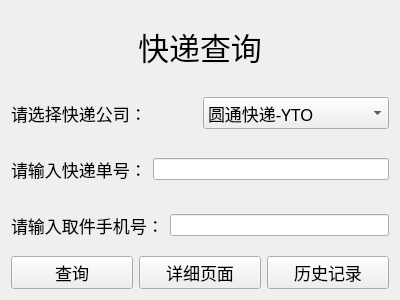
<?xml version="1.0" encoding="UTF-8"?>
<ui version="4.0">
 <class>Form</class>
 <widget class="QWidget" name="Form">
  <property name="geometry">
   <rect>
    <x>0</x>
    <y>0</y>
    <width>400</width>
    <height>300</height>
   </rect>
  </property>
  <property name="windowTitle">
   <string>Form</string>
  </property>
  <layout class="QVBoxLayout" name="verticalLayout_2">
   <item>
    <layout class="QHBoxLayout" name="horizontalLayout">
     <item>
      <widget class="QLabel" name="label">
       <property name="font">
        <font>
         <pointsize>23</pointsize>
        </font>
       </property>
       <property name="text">
        <string>快递查询</string>
       </property>
       <property name="alignment">
        <set>Qt::AlignCenter</set>
       </property>
      </widget>
     </item>
    </layout>
   </item>
   <item>
    <layout class="QHBoxLayout" name="horizontalLayout_4">
     <item>
      <widget class="QLabel" name="label_3">
       <property name="enabled">
        <bool>true</bool>
       </property>
       <property name="minimumSize">
        <size>
         <width>0</width>
         <height>50</height>
        </size>
       </property>
       <property name="font">
        <font>
         <family>宋体</family>
         <pointsize>13</pointsize>
        </font>
       </property>
       <property name="text">
        <string>请选择快递公司：</string>
       </property>
      </widget>
     </item>
     <item>
      <widget class="QComboBox" name="comboBox_cpCode">
       <property name="font">
        <font>
         <family>宋体</family>
         <pointsize>13</pointsize>
        </font>
       </property>
       <item>
        <property name="text">
         <string>圆通快递-YTO</string>
        </property>
       </item>
       <item>
        <property name="text">
         <string>中通快递</string>
        </property>
       </item>
       <item>
        <property name="text">
         <string>申通快递</string>
        </property>
       </item>
      </widget>
     </item>
    </layout>
   </item>
   <item>
    <layout class="QHBoxLayout" name="horizontalLayout_2">
     <item>
      <widget class="QLabel" name="label_2">
       <property name="minimumSize">
        <size>
         <width>0</width>
         <height>50</height>
        </size>
       </property>
       <property name="font">
        <font>
         <family>宋体</family>
         <pointsize>13</pointsize>
        </font>
       </property>
       <property name="text">
        <string>请输入快递单号：</string>
       </property>
      </widget>
     </item>
     <item>
      <widget class="QLineEdit" name="lineEdit_mailNo"/>
     </item>
    </layout>
   </item>
   <item>
    <layout class="QHBoxLayout" name="horizontalLayout_3">
     <item>
      <widget class="QLabel" name="label_4">
       <property name="minimumSize">
        <size>
         <width>0</width>
         <height>50</height>
        </size>
       </property>
       <property name="font">
        <font>
         <family>宋体</family>
         <pointsize>13</pointsize>
        </font>
       </property>
       <property name="text">
        <string>请输入取件手机号：</string>
       </property>
      </widget>
     </item>
     <item>
      <widget class="QLineEdit" name="lineEdit_tel"/>
     </item>
    </layout>
   </item>
   <item>
    <layout class="QHBoxLayout" name="horizontalLayout_5">
     <item>
      <widget class="QPushButton" name="pushButton_inquiry">
       <property name="minimumSize">
        <size>
         <width>0</width>
         <height>30</height>
        </size>
       </property>
       <property name="font">
        <font>
         <family>宋体</family>
         <pointsize>13</pointsize>
        </font>
       </property>
       <property name="text">
        <string>查询</string>
       </property>
      </widget>
     </item>
     <item>
      <widget class="QPushButton" name="pushButton_detail">
       <property name="minimumSize">
        <size>
         <width>0</width>
         <height>30</height>
        </size>
       </property>
       <property name="font">
        <font>
         <family>宋体</family>
         <pointsize>13</pointsize>
        </font>
       </property>
       <property name="text">
        <string>详细页面</string>
       </property>
      </widget>
     </item>
     <item>
      <widget class="QPushButton" name="pushButton_history">
       <property name="minimumSize">
        <size>
         <width>0</width>
         <height>30</height>
        </size>
       </property>
       <property name="font">
        <font>
         <family>宋体</family>
         <pointsize>13</pointsize>
        </font>
       </property>
       <property name="text">
        <string>历史记录</string>
       </property>
      </widget>
     </item>
    </layout>
   </item>
  </layout>
 </widget>
 <resources/>
 <connections/>
</ui>
